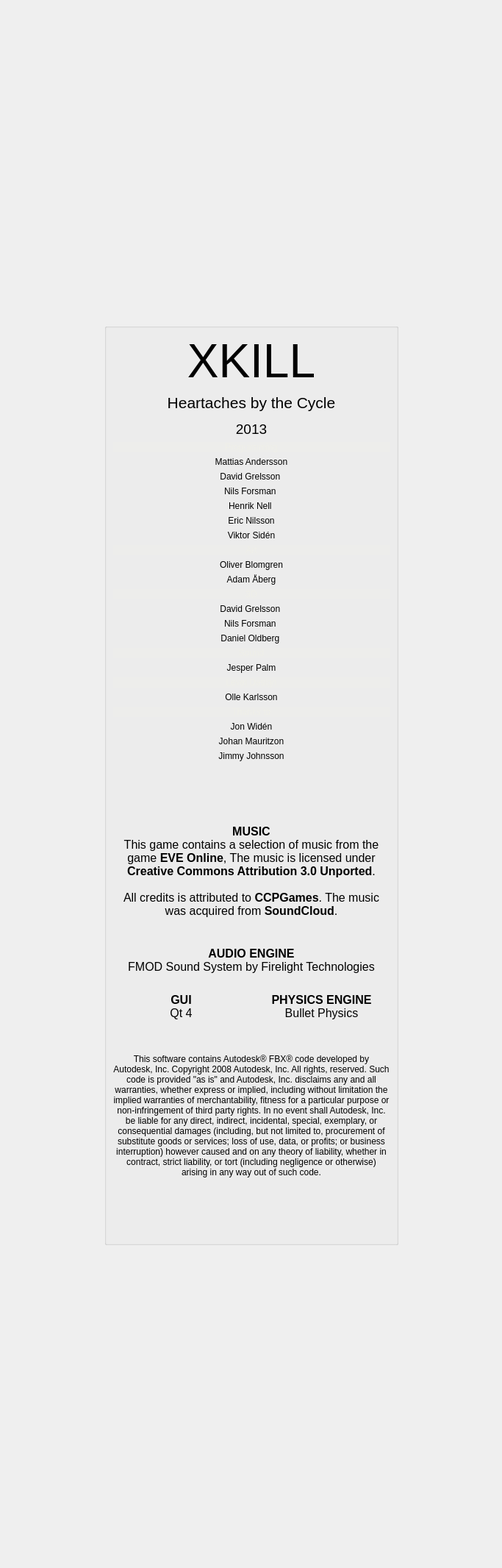
       <widget class="QWidget" name="scrollAreaWidgetContents">
        <property name="geometry">
         <rect>
          <x>0</x>
          <y>0</y>
          <width>683</width>
          <height>2132</height>
         </rect>
        </property>
        <layout class="QVBoxLayout" name="verticalLayout_17">
         <item>
          <spacer name="verticalSpacer_16">
           <property name="orientation">
            <enum>Qt::Vertical</enum>
           </property>
           <property name="sizeHint" stdset="0">
            <size>
             <width>20</width>
             <height>40</height>
            </size>
           </property>
          </spacer>
         </item>
         <item>
          <layout class="QHBoxLayout" name="horizontalLayout_2">
           <item>
            <spacer name="horizontalSpacer_36">
             <property name="orientation">
              <enum>Qt::Horizontal</enum>
             </property>
             <property name="sizeHint" stdset="0">
              <size>
               <width>40</width>
               <height>20</height>
              </size>
             </property>
            </spacer>
           </item>
           <item>
            <widget class="QGroupBox" name="groupBox_17">
             <property name="minimumSize">
              <size>
               <width>400</width>
               <height>0</height>
              </size>
             </property>
             <property name="maximumSize">
              <size>
               <width>400</width>
               <height>16777215</height>
              </size>
             </property>
             <property name="title">
              <string/>
             </property>
             <layout class="QVBoxLayout" name="verticalLayout_39">
              <item>
               <widget class="QLabel" name="label_46">
                <property name="styleSheet">
                 <string notr="true">/* LABEL*/
QLabel
{
	font-family: 'Arcade Interlaced';
}</string>
                </property>
                <property name="text">
                 <string>&lt;html&gt;&lt;head/&gt;&lt;body&gt;&lt;p align=&quot;center&quot;&gt;&lt;span style=&quot; font-size:48pt;&quot;&gt;XKILL&lt;/span&gt;&lt;/p&gt;&lt;/body&gt;&lt;/html&gt;</string>
                </property>
                <property name="alignment">
                 <set>Qt::AlignCenter</set>
                </property>
               </widget>
              </item>
              <item>
               <widget class="QLabel" name="label_undertitle">
                <property name="styleSheet">
                 <string notr="true">font-family: 'Pixel Square'; font-size:22px; font-weight: normal;</string>
                </property>
                <property name="text">
                 <string>&lt;html&gt;&lt;head/&gt;&lt;body&gt;&lt;p align=&quot;center&quot;&gt;&lt;span style=&quot; font-size:16pt;&quot;&gt;Heartaches by the Cycle&lt;/span&gt;&lt;/p&gt;&lt;p align=&quot;center&quot;&gt;&lt;span style=&quot; font-size:14pt;&quot;&gt;2013&lt;/span&gt;&lt;/p&gt;&lt;/body&gt;&lt;/html&gt;</string>
                </property>
                <property name="alignment">
                 <set>Qt::AlignCenter</set>
                </property>
               </widget>
              </item>
              <item>
               <widget class="QLabel" name="label_cred_prog">
                <property name="styleSheet">
                 <string notr="true">background-color: rgba(240, 240, 230, 220);
color: rgab(10, 10, 10, 240);


color: rgba(240, 240, 230, 150);
background-color: rgba(240, 240, 230, 50);</string>
                </property>
                <property name="text">
                 <string>Programming</string>
                </property>
                <property name="alignment">
                 <set>Qt::AlignCenter</set>
                </property>
               </widget>
              </item>
              <item>
               <widget class="QLabel" name="label_24">
                <property name="text">
                 <string>Mattias Andersson</string>
                </property>
                <property name="alignment">
                 <set>Qt::AlignCenter</set>
                </property>
               </widget>
              </item>
              <item>
               <widget class="QLabel" name="label_26">
                <property name="text">
                 <string>David Grelsson </string>
                </property>
                <property name="alignment">
                 <set>Qt::AlignCenter</set>
                </property>
               </widget>
              </item>
              <item>
               <widget class="QLabel" name="label_25">
                <property name="text">
                 <string>Nils Forsman </string>
                </property>
                <property name="alignment">
                 <set>Qt::AlignCenter</set>
                </property>
               </widget>
              </item>
              <item>
               <widget class="QLabel" name="label_28">
                <property name="text">
                 <string>Henrik Nell </string>
                </property>
                <property name="alignment">
                 <set>Qt::AlignCenter</set>
                </property>
               </widget>
              </item>
              <item>
               <widget class="QLabel" name="label_29">
                <property name="text">
                 <string> Eric Nilsson </string>
                </property>
                <property name="alignment">
                 <set>Qt::AlignCenter</set>
                </property>
               </widget>
              </item>
              <item>
               <widget class="QLabel" name="label_30">
                <property name="text">
                 <string>Viktor Sidén</string>
                </property>
                <property name="alignment">
                 <set>Qt::AlignCenter</set>
                </property>
               </widget>
              </item>
              <item>
               <widget class="QLabel" name="label_cred_art">
                <property name="styleSheet">
                 <string notr="true">background-color: rgba(240, 240, 230, 220);
color: rgab(10, 10, 10, 240);

color: rgba(240, 240, 230, 150);
background-color: rgba(240, 240, 230, 50);</string>
                </property>
                <property name="text">
                 <string>Art</string>
                </property>
                <property name="alignment">
                 <set>Qt::AlignCenter</set>
                </property>
               </widget>
              </item>
              <item>
               <widget class="QLabel" name="label_34">
                <property name="text">
                 <string>Oliver Blomgren</string>
                </property>
                <property name="alignment">
                 <set>Qt::AlignCenter</set>
                </property>
               </widget>
              </item>
              <item>
               <widget class="QLabel" name="label_31">
                <property name="text">
                 <string>Adam Åberg</string>
                </property>
                <property name="alignment">
                 <set>Qt::AlignCenter</set>
                </property>
               </widget>
              </item>
              <item>
               <widget class="QLabel" name="label_cred_3d">
                <property name="styleSheet">
                 <string notr="true">background-color: rgba(240, 240, 230, 220);
color: rgab(10, 10, 10, 240);


color: rgba(240, 240, 230, 150);
background-color: rgba(240, 240, 230, 50);</string>
                </property>
                <property name="text">
                 <string>3D</string>
                </property>
                <property name="alignment">
                 <set>Qt::AlignCenter</set>
                </property>
               </widget>
              </item>
              <item>
               <widget class="QLabel" name="label_36">
                <property name="text">
                 <string>David Grelsson </string>
                </property>
                <property name="alignment">
                 <set>Qt::AlignCenter</set>
                </property>
               </widget>
              </item>
              <item>
               <widget class="QLabel" name="label_37">
                <property name="text">
                 <string>Nils Forsman </string>
                </property>
                <property name="alignment">
                 <set>Qt::AlignCenter</set>
                </property>
               </widget>
              </item>
              <item>
               <widget class="QLabel" name="label_35">
                <property name="text">
                 <string>Daniel Oldberg </string>
                </property>
                <property name="alignment">
                 <set>Qt::AlignCenter</set>
                </property>
               </widget>
              </item>
              <item>
               <widget class="QLabel" name="label_cred_sound">
                <property name="styleSheet">
                 <string notr="true">background-color: rgba(240, 240, 230, 220);
color: rgab(10, 10, 10, 240);


color: rgba(240, 240, 230, 150);
background-color: rgba(240, 240, 230, 50);</string>
                </property>
                <property name="text">
                 <string>Sound</string>
                </property>
                <property name="alignment">
                 <set>Qt::AlignCenter</set>
                </property>
               </widget>
              </item>
              <item>
               <widget class="QLabel" name="label_40">
                <property name="text">
                 <string>Jesper Palm</string>
                </property>
                <property name="alignment">
                 <set>Qt::AlignCenter</set>
                </property>
               </widget>
              </item>
              <item>
               <widget class="QLabel" name="label_cred_leveld">
                <property name="styleSheet">
                 <string notr="true">background-color: rgba(240, 240, 230, 220);
color: rgab(10, 10, 10, 240);


color: rgba(240, 240, 230, 150);
background-color: rgba(240, 240, 230, 50);</string>
                </property>
                <property name="text">
                 <string>Level Design</string>
                </property>
                <property name="alignment">
                 <set>Qt::AlignCenter</set>
                </property>
               </widget>
              </item>
              <item>
               <widget class="QLabel" name="label_5">
                <property name="text">
                 <string>Olle Karlsson</string>
                </property>
                <property name="alignment">
                 <set>Qt::AlignCenter</set>
                </property>
               </widget>
              </item>
              <item>
               <widget class="QLabel" name="label_cred_thanksto">
                <property name="styleSheet">
                 <string notr="true">background-color: rgba(240, 240, 230, 220);
color: rgab(10, 10, 10, 240);


color: rgba(240, 240, 230, 150);
background-color: rgba(240, 240, 230, 50);</string>
                </property>
                <property name="text">
                 <string>Thanks to</string>
                </property>
                <property name="alignment">
                 <set>Qt::AlignCenter</set>
                </property>
               </widget>
              </item>
              <item>
               <widget class="QLabel" name="label_32">
                <property name="text">
                 <string>Jon Widén</string>
                </property>
                <property name="alignment">
                 <set>Qt::AlignCenter</set>
                </property>
               </widget>
              </item>
              <item>
               <widget class="QLabel" name="label_41">
                <property name="text">
                 <string>Johan Mauritzon</string>
                </property>
                <property name="alignment">
                 <set>Qt::AlignCenter</set>
                </property>
               </widget>
              </item>
              <item>
               <widget class="QLabel" name="label_66">
                <property name="text">
                 <string>Jimmy Johnsson</string>
                </property>
                <property name="alignment">
                 <set>Qt::AlignCenter</set>
                </property>
               </widget>
              </item>
              <item>
               <spacer name="horizontalSpacer_23">
                <property name="orientation">
                 <enum>Qt::Horizontal</enum>
                </property>
                <property name="sizeHint" stdset="0">
                 <size>
                  <width>40</width>
                  <height>20</height>
                 </size>
                </property>
               </spacer>
              </item>
              <item>
               <spacer name="horizontalSpacer_48">
                <property name="orientation">
                 <enum>Qt::Horizontal</enum>
                </property>
                <property name="sizeHint" stdset="0">
                 <size>
                  <width>40</width>
                  <height>20</height>
                 </size>
                </property>
               </spacer>
              </item>
              <item>
               <spacer name="horizontalSpacer_56">
                <property name="orientation">
                 <enum>Qt::Horizontal</enum>
                </property>
                <property name="sizeHint" stdset="0">
                 <size>
                  <width>40</width>
                  <height>20</height>
                 </size>
                </property>
               </spacer>
              </item>
              <item>
               <spacer name="horizontalSpacer_55">
                <property name="orientation">
                 <enum>Qt::Horizontal</enum>
                </property>
                <property name="sizeHint" stdset="0">
                 <size>
                  <width>40</width>
                  <height>20</height>
                 </size>
                </property>
               </spacer>
              </item>
              <item>
               <widget class="QLabel" name="label_69">
                <property name="text">
                 <string>&lt;html&gt;&lt;head/&gt;&lt;body&gt;&lt;p&gt;&lt;span style=&quot; font-size:12pt; font-weight:600;&quot;&gt;MUSIC&lt;/span&gt;&lt;span style=&quot; font-size:12pt;&quot;&gt;&lt;br/&gt;This game contains a selection of music from the game&lt;/span&gt;&lt;span style=&quot; font-size:12pt; font-weight:600;&quot;&gt; EVE Online&lt;/span&gt;&lt;span style=&quot; font-size:12pt;&quot;&gt;, The music is licensed under &lt;/span&gt;&lt;span style=&quot; font-size:12pt; font-weight:600;&quot;&gt;Creative Commons Attribution 3.0 Unported&lt;/span&gt;&lt;span style=&quot; font-size:12pt;&quot;&gt;. &lt;br/&gt;&lt;br/&gt;All credits is attributed to &lt;/span&gt;&lt;span style=&quot; font-size:12pt; font-weight:600;&quot;&gt;CCPGames&lt;/span&gt;&lt;span style=&quot; font-size:12pt;&quot;&gt;. The music was acquired from &lt;/span&gt;&lt;span style=&quot; font-size:12pt; font-weight:600;&quot;&gt;SoundCloud&lt;/span&gt;&lt;span style=&quot; font-size:12pt;&quot;&gt;.&lt;br/&gt;&lt;/span&gt;&lt;/p&gt;&lt;/body&gt;&lt;/html&gt;</string>
                </property>
                <property name="alignment">
                 <set>Qt::AlignCenter</set>
                </property>
                <property name="wordWrap">
                 <bool>true</bool>
                </property>
               </widget>
              </item>
              <item>
               <spacer name="horizontalSpacer_53">
                <property name="orientation">
                 <enum>Qt::Horizontal</enum>
                </property>
                <property name="sizeHint" stdset="0">
                 <size>
                  <width>40</width>
                  <height>20</height>
                 </size>
                </property>
               </spacer>
              </item>
              <item>
               <widget class="QLabel" name="label_67">
                <property name="text">
                 <string>&lt;html&gt;&lt;head/&gt;&lt;body&gt;&lt;p&gt;&lt;span style=&quot; font-size:12pt; font-weight:600;&quot;&gt;AUDIO ENGINE&lt;/span&gt;&lt;span style=&quot; font-size:12pt;&quot;&gt;&lt;br/&gt;FMOD Sound System by Firelight Technologies&lt;/span&gt;&lt;/p&gt;&lt;/body&gt;&lt;/html&gt;</string>
                </property>
                <property name="alignment">
                 <set>Qt::AlignCenter</set>
                </property>
               </widget>
              </item>
              <item>
               <spacer name="horizontalSpacer_50">
                <property name="orientation">
                 <enum>Qt::Horizontal</enum>
                </property>
                <property name="sizeHint" stdset="0">
                 <size>
                  <width>40</width>
                  <height>20</height>
                 </size>
                </property>
               </spacer>
              </item>
              <item>
               <layout class="QHBoxLayout" name="horizontalLayout_46">
                <item>
                 <widget class="QLabel" name="label_68">
                  <property name="text">
                   <string>&lt;html&gt;&lt;head/&gt;&lt;body&gt;&lt;p&gt;&lt;span style=&quot; font-size:12pt; font-weight:600;&quot;&gt;GUI&lt;br/&gt;&lt;/span&gt;&lt;span style=&quot; font-size:12pt;&quot;&gt;Qt 4&lt;/span&gt;&lt;/p&gt;&lt;/body&gt;&lt;/html&gt;</string>
                  </property>
                  <property name="alignment">
                   <set>Qt::AlignCenter</set>
                  </property>
                 </widget>
                </item>
                <item>
                 <widget class="QLabel" name="label_65">
                  <property name="text">
                   <string>&lt;html&gt;&lt;head/&gt;&lt;body&gt;&lt;p&gt;&lt;span style=&quot; font-size:12pt; font-weight:600;&quot;&gt;PHYSICS ENGINE&lt;/span&gt;&lt;span style=&quot; font-size:12pt;&quot;&gt;&lt;br/&gt;Bullet Physics&lt;/span&gt;&lt;/p&gt;&lt;/body&gt;&lt;/html&gt;</string>
                  </property>
                  <property name="alignment">
                   <set>Qt::AlignCenter</set>
                  </property>
                 </widget>
                </item>
               </layout>
              </item>
              <item>
               <spacer name="horizontalSpacer_54">
                <property name="orientation">
                 <enum>Qt::Horizontal</enum>
                </property>
                <property name="sizeHint" stdset="0">
                 <size>
                  <width>40</width>
                  <height>20</height>
                 </size>
                </property>
               </spacer>
              </item>
              <item>
               <spacer name="horizontalSpacer_69">
                <property name="orientation">
                 <enum>Qt::Horizontal</enum>
                </property>
                <property name="sizeHint" stdset="0">
                 <size>
                  <width>40</width>
                  <height>20</height>
                 </size>
                </property>
               </spacer>
              </item>
              <item>
               <widget class="QLabel" name="label_70">
                <property name="text">
                 <string>&lt;html&gt;&lt;head/&gt;&lt;body&gt;&lt;p&gt;&lt;span style=&quot; font-size:9pt;&quot;&gt;This software contains Autodesk® FBX® code developed by Autodesk, Inc. Copyright 2008 Autodesk, Inc.  All rights, reserved. Such code is provided &amp;quot;as is&amp;quot; and Autodesk, Inc. disclaims any and all warranties, whether express or implied, including without limitation the implied warranties of merchantability, fitness for a particular purpose or non-infringement of third party rights.  In no event shall Autodesk, Inc. be liable for any direct, indirect, incidental, special, exemplary, or consequential damages (including, but not limited to, procurement of substitute goods or services; loss of use, data, or profits; or business interruption) however caused and on any theory of liability, whether in contract, strict liability, or tort (including negligence or otherwise) arising in any way out of such code.&lt;/span&gt;&lt;/p&gt;&lt;/body&gt;&lt;/html&gt;</string>
                </property>
                <property name="alignment">
                 <set>Qt::AlignCenter</set>
                </property>
                <property name="wordWrap">
                 <bool>true</bool>
                </property>
               </widget>
              </item>
              <item>
               <spacer name="horizontalSpacer_49">
                <property name="orientation">
                 <enum>Qt::Horizontal</enum>
                </property>
                <property name="sizeHint" stdset="0">
                 <size>
                  <width>40</width>
                  <height>20</height>
                 </size>
                </property>
               </spacer>
              </item>
              <item>
               <layout class="QHBoxLayout" name="horizontalLayout_22">
                <item>
                 <widget class="QLabel" name="label_15">
                  <property name="maximumSize">
                   <size>
                    <width>175</width>
                    <height>75</height>
                   </size>
                  </property>
                  <property name="styleSheet">
                   <string notr="true"/>
                  </property>
                  <property name="text">
                   <string/>
                  </property>
                  <property name="pixmap">
                   <pixmap resource="xkill.qrc">:/xkill/images/credits/bullet_logo.png</pixmap>
                  </property>
                  <property name="scaledContents">
                   <bool>true</bool>
                  </property>
                 </widget>
                </item>
                <item>
                 <widget class="QLabel" name="label_14">
                  <property name="maximumSize">
                   <size>
                    <width>100</width>
                    <height>100</height>
                   </size>
                  </property>
                  <property name="text">
                   <string/>
                  </property>
                  <property name="pixmap">
                   <pixmap resource="xkill.qrc">:/xkill/images/credits/qt-logo.png</pixmap>
                  </property>
                  <property name="scaledContents">
                   <bool>true</bool>
                  </property>
                 </widget>
                </item>
               </layout>
              </item>
              <item>
               <layout class="QHBoxLayout" name="horizontalLayout_45">
                <item>
                 <widget class="QLabel" name="label_17">
                  <property name="maximumSize">
                   <size>
                    <width>175</width>
                    <height>100</height>
                   </size>
                  </property>
                  <property name="text">
                   <string/>
                  </property>
                  <property name="pixmap">
                   <pixmap resource="xkill.qrc">:/xkill/images/credits/fmod-logo.png</pixmap>
                  </property>
                  <property name="scaledContents">
                   <bool>true</bool>
                  </property>
                 </widget>
                </item>
                <item>
                 <widget class="QLabel" name="label_18">
                  <property name="maximumSize">
                   <size>
                    <width>50</width>
                    <height>50</height>
                   </size>
                  </property>
                  <property name="text">
                   <string/>
                  </property>
                  <property name="pixmap">
                   <pixmap resource="xkill.qrc">:/xkill/images/credits/fbx-logo.png</pixmap>
                  </property>
                  <property name="scaledContents">
                   <bool>true</bool>
                  </property>
                 </widget>
                </item>
               </layout>
              </item>
              <item>
               <spacer name="horizontalSpacer_34">
                <property name="orientation">
                 <enum>Qt::Horizontal</enum>
                </property>
                <property name="sizeHint" stdset="0">
                 <size>
                  <width>40</width>
                  <height>20</height>
                 </size>
                </property>
               </spacer>
              </item>
             </layout>
             <zorder>label_35</zorder>
             <zorder>label_29</zorder>
             <zorder>label_34</zorder>
             <zorder>label_28</zorder>
             <zorder>label_5</zorder>
             <zorder>label_25</zorder>
             <zorder>label_37</zorder>
             <zorder>label_40</zorder>
             <zorder>label_26</zorder>
             <zorder>label_36</zorder>
             <zorder>label_24</zorder>
             <zorder>label_undertitle</zorder>
             <zorder>label_30</zorder>
             <zorder>label_31</zorder>
             <zorder>label_46</zorder>
             <zorder>label_cred_leveld</zorder>
             <zorder>label_cred_prog</zorder>
             <zorder>label_cred_art</zorder>
             <zorder>label_cred_3d</zorder>
             <zorder>label_cred_sound</zorder>
             <zorder>label_cred_thanksto</zorder>
             <zorder>label_32</zorder>
             <zorder>label_41</zorder>
             <zorder>label_66</zorder>
             <zorder>label_67</zorder>
             <zorder>label_70</zorder>
             <zorder>label_69</zorder>
            </widget>
           </item>
           <item>
            <spacer name="horizontalSpacer_30">
             <property name="orientation">
              <enum>Qt::Horizontal</enum>
             </property>
             <property name="sizeHint" stdset="0">
              <size>
               <width>40</width>
               <height>20</height>
              </size>
             </property>
            </spacer>
           </item>
          </layout>
         </item>
         <item>
          <spacer name="verticalSpacer_15">
           <property name="orientation">
            <enum>Qt::Vertical</enum>
           </property>
           <property name="sizeHint" stdset="0">
            <size>
             <width>20</width>
             <height>40</height>
            </size>
           </property>
          </spacer>
         </item>
        </layout>
       </widget>
